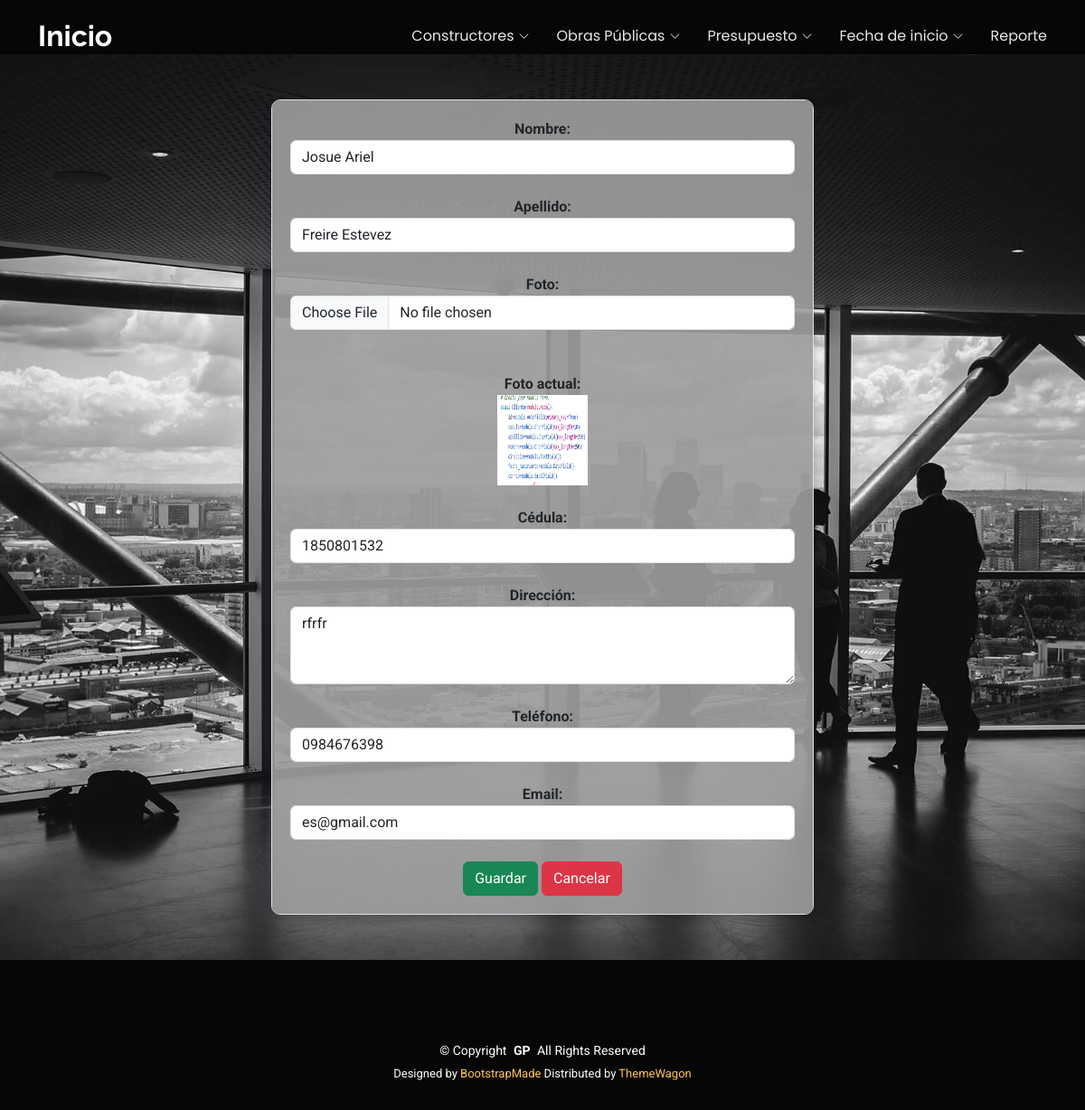
Page /editarConstructor/6 on the committed database.
### Aplicaciones/obras/models.py (models this page shows, shortened)
class Constructor(models.Model):
    id = models.AutoField(primary_key=True)
    nombre = models.CharField(max_length=200)
    apellido = models.CharField(max_length=200)
    foto=models.FileField(upload_to='constructores',null=True,blank=True)
    cedula = models.CharField(max_length=10, unique=True)
    direccion = models.TextField(blank=True, null=True)
    telefono = models.CharField(max_length=20, blank=True, null=True)
    email = models.EmailField(blank=True, null=True)

### Aplicaciones/obras/views.py (the view)
# urls.py: path('editarConstructor/<id>', views.editarConstructor, name="editarConstructor"),
def editarConstructor(request, id):
    constructor = get_object_or_404(Constructor, id=id)
    return render(request, "editarConstructor.html", {'constructor': constructor})

### Aplicaciones/obras/templates/editarConstructor.html (shortened to what this page needs)
{% extends "./plantilla.html" %}
{% block contenido %}
{% load static %}
<section id="hero" class="section dark-background">
    <div id="form-container">
        <form style="background-color: rgba(158, 158, 158, 0.9)" enctype="multipart/form-data" action="{% url 'procesarEdicionConstructor' constructor.id %}" method="post" class="form-control justify-content text-center" id="frm_editar_constructor">
            <label for="txt_nombre"><b>Nombre:</b></label>
            <input type="text" name="txt_nombre" id="txt_nombre" class="form-control" value="{{ constructor.nombre }}" required>
            <br>
            <label for="txt_apellido"><b>Apellido:</b></label>
            <input type="text" name="txt_apellido" id="txt_apellido" class="form-control" value="{{ constructor.apellido }}" required>
            <br>
            <label for="txt_foto"><b>Foto:</b></label>
            <input type="file" name="txt_foto" id="txt_foto" class="form-control">
            <br><br>
            {% if constructor.foto %}
                <label><b>Foto actual:</b></label><br>
                <img src="{{ constructor.foto.url }}" alt="Foto actual" width="100px" height="100px">
                <br>
            {% endif %}
            <br>
            <label for="txt_cedula"><b>Cédula:</b></label>
            <input type="text" name="txt_cedula" id="txt_cedula" class="form-control" value="{{ constructor.cedula }}" required>
            <br>
            <label for="txt_direccion"><b>Dirección:</b></label>
            <textarea name="txt_direccion" id="txt_direccion" class="form-control" rows="3" required>{{ constructor.direccion }}</textarea>
            <br>
            <label for="txt_telefono"><b>Teléfono:</b></label>
            <input type="text" name="txt_telefono" id="txt_telefono" class="form-control" value="{{ constructor.telefono }}" required>
            <br>
            <label for="txt_email"><b>Email:</b></label>
            <input type="email" name="txt_email" id="txt_email" class="form-control" value="{{ constructor.email }}" required>
            <br>
            <button type="submit" class="btn btn-success">Guardar</button>
            <a href="{% url 'listadoConstructores' %}" class="btn btn-danger">Cancelar</a>
        </form>
    </div>
</section>
{% endblock %}

### ObrasPublicas/static/plantilla/assets/css/main.css (style rules this page uses)
:root { --default-font: "Roboto", system-ui, -apple-system, "Segoe UI", Roboto, "Helvetica Neue", Arial, "Noto Sans", "Liberation Sans", sans-serif, "Apple Color Emoji", "Segoe UI Emoji", "Segoe UI Symbol", "Noto Color Emoji"; --heading-font: "Raleway", sans-serif; --nav-font: "Poppins", sans-serif; }
:root { --background-color: #ffffff; --default-color: #444444; --heading-color: #151515; --accent-color: #ffc451; --surface-color: #ffffff; --contrast-color: #312f2f; }
:root { --nav-color: rgba(255, 255, 255, 0.905); --nav-hover-color: #ffc451; --nav-mobile-background-color: #ffffff; --nav-dropdown-background-color: #ffffff; --nav-dropdown-color: #212529; --nav-dropdown-hover-color: #ffc451; }
.dark-background { --background-color: #060606; --default-color: #ffffff; --heading-color: #ffffff; --surface-color: #252525; --contrast-color: #2a2727; }
:root { scroll-behavior: smooth; }
body { color: var(--default-color); background-color: var(--background-color); font-family: var(--default-font); }
a { color: var(--accent-color); text-decoration: none; transition: 0.3s; }
section, .section { color: var(--default-color); background-color: var(--background-color); padding: 60px 0; scroll-margin-top: 80px; overflow: clip; }

### rows in the picture
Constructor: txt_nombre "Josue Ariel", txt_apellido "Freire Estevez", foto (picture), txt_cedula "1850801532", txt_direccion "rfrfr", txt_telefono "0984676398", txt_email "es@gmail.com"
